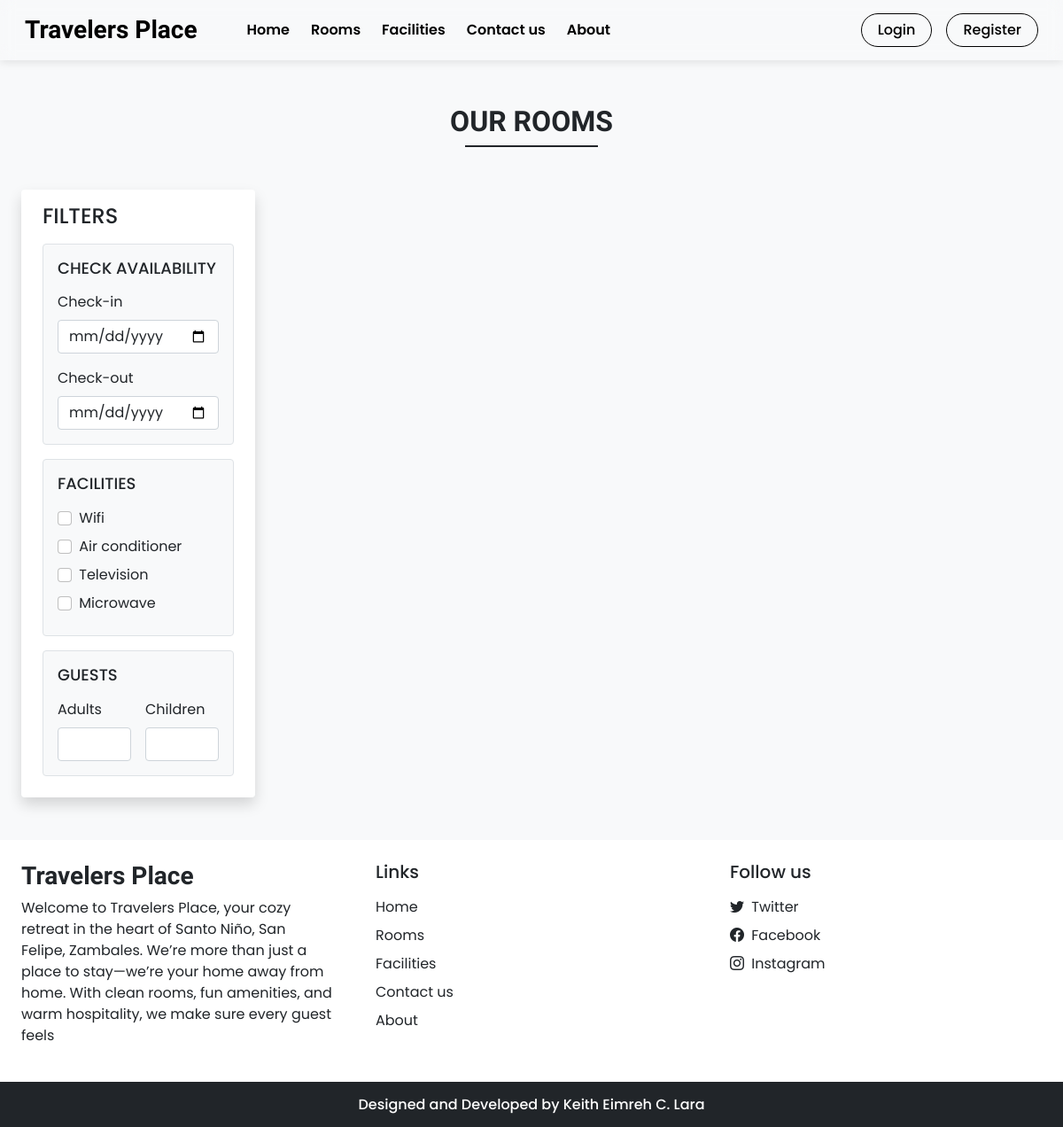
The page /rooms.php on the database its author committed.
### tables this page shows
CREATE TABLE `settings` (
  `sr_no` int(11) NOT NULL AUTO_INCREMENT,
  `site_title` varchar(50) NOT NULL,
  `site_about` varchar(250) NOT NULL,
  `shutdown` tinyint(1) NOT NULL,
  PRIMARY KEY (`sr_no`)
);

CREATE TABLE `facilities` (
  `id` int(11) NOT NULL AUTO_INCREMENT,
  `icon` varchar(100) NOT NULL,
  `name` varchar(50) NOT NULL,
  `description` varchar(250) NOT NULL,
  PRIMARY KEY (`id`)
);

### admin/inc/db_config.php (called while the page is built, shortened)
<?php
  function selectAll($table)
  {
    $con = $GLOBALS['con'];
    $res = mysqli_query($con,"SELECT * FROM $table");
    return $res;
  }
  function select($sql,$values,$datatypes)
  {
    $con = $GLOBALS['con'];
    if($stmt = mysqli_prepare($con,$sql))
    {
      if(!empty($values)){
        mysqli_stmt_bind_param($stmt,$datatypes,...$values);
      }
      if(mysqli_stmt_execute($stmt)){
        $res = mysqli_stmt_get_result($stmt);
        return $res;
      }
      else{
        mysqli_stmt_close($stmt);
        die("Query cannot be executed - Select");
      }
    }
    else{
      die("Query cannot be prepared - Select");
    }
  }
?>

### rooms.php (the view, shortened to what this page needs)
<!DOCTYPE html>
<html lang="en">
<head>
  <?php require('inc/links.php'); ?>
</head>
<body class="bg-light">
  <?php
    require('inc/header.php');
    $checkin_default="";
    $checkout_default="";
    $adult_default="";
    $children_default="";
  ?>
  <div class="my-5 px-4">
    <h2 class="fw-bold h-font text-center">OUR ROOMS</h2>
    <div class="h-line bg-dark"></div>
  </div>
  <div class="container-fluid">
    <div class="row">
      <div class="col-lg-3 col-md-12 mb-lg-0 mb-4 ps-4">
        <nav class="navbar navbar-expand-lg navbar-light bg-white rounded shadow">
          <div class="container-fluid flex-lg-column align-items-stretch">
            <h4 class="mt-2">FILTERS</h4>
            <div class="collapse navbar-collapse flex-column align-items-stretch mt-2" id="filterDropdown">
              <div class="border bg-light p-3 rounded mb-3">
                <h5 class="d-flex align-items-center justify-content-between mb-3" style="font-size: 18px;">
                  <span>CHECK AVAILABILITY</span>
                </h5>
                <label class="form-label">Check-in</label>
                <input type="date" class="form-control shadow-none mb-3" value="<?php echo $checkin_default ?>" id="checkin" onchange="chk_avail_filter()">
                <label class="form-label">Check-out</label>
                <input type="date" class="form-control shadow-none" value="<?php echo $checkout_default ?>"  id="checkout" onchange="chk_avail_filter()">
              </div>
              <div class="border bg-light p-3 rounded mb-3">
                <h5 class="d-flex align-items-center justify-content-between mb-3" style="font-size: 18px;">
                  <span>FACILITIES</span>
                </h5>
                <?php
                  $facilities_q = selectAll('facilities');
                  while($row = mysqli_fetch_assoc($facilities_q))
                  {
                    echo<<<facilities
                      <div class="mb-2">
                        <input type="checkbox" onclick="fetch_rooms()" name="facilities" value="$row[id]" class="form-check-input shadow-none me-1" id="$row[id]">
                        <label class="form-check-label" for="$row[id]">$row[name]</label>
                      </div>
                    facilities;
                  }
                ?>
              </div>
              <div class="border bg-light p-3 rounded mb-3">
                <h5 class="d-flex align-items-center justify-content-between mb-3" style="font-size: 18px;">
                  <span>GUESTS</span>
                </h5>
                <div class="d-flex">
                  <div class="me-3">
                    <label class="form-label">Adults</label>
                    <input type="number" min="1" id="adults" value="<?php echo $adult_default ?>" oninput="guests_filter()" class="form-control shadow-none">
                  </div>
                  <div>
                    <label class="form-label">Children</label>
                    <input type="number" min="1" id="children" value="<?php echo $children_default ?>" oninput="guests_filter()" class="form-control shadow-none">
                  </div>
                </div>
              </div>
            </div>
          </div>
        </nav>
      </div>
      <div class="col-lg-9 col-md-12 px-4" id="rooms-data">
      </div>
    </div>
  </div>
  <?php require('inc/footer.php'); ?>
</body>
</html>

### inc/header.php (shortened to what this page needs)
<nav id="nav-bar" class="navbar navbar-expand-lg navbar-dark px-lg-3 py-lg-2 fixed-top">
  <div class="container-fluid">
    <a class="navbar-brand me-5 fw-bold fs-3 h-font" href="index.php"><?php echo $settings_r['site_title'] ?></a>
    <div class="collapse navbar-collapse" id="navbarSupportedContent">
      <ul class="navbar-nav me-auto mb-2 mb-lg-0">
        <li class="nav-item">
          <a class="nav-link me-2" href="index.php">Home</a>
        </li>
        <li class="nav-item">
          <a class="nav-link me-2" href="rooms.php">Rooms</a>
        </li>
        <li class="nav-item">
          <a class="nav-link me-2" href="facilities.php">Facilities</a>
        </li>
        <li class="nav-item">
          <a class="nav-link me-2" href="contact.php">Contact us</a>
        </li>
        <li class="nav-item">
          <a class="nav-link" href="about.php">About</a>
        </li>
      </ul>
      <div class="d-flex">
        <?php
          if(isset($_SESSION['login']) && $_SESSION['login']==true)
          {
            $path = USERS_IMG_PATH;
            echo<<<data
              <div class="d-flex align-items-center">
                <div class="dropdown me-3">
                  <a class="position-relative text-dark" href="#" role="button" id="notificationDropdown" data-bs-toggle="dropdown" aria-expanded="false">
                    <i class="bi bi-bell fs-5"></i>
                    <span id="notification-badge" class="position-absolute top-0 start-100 translate-middle badge rounded-pill bg-danger" style="display: none; font-size: 0.6rem;">
                      0
                    </span>
                  </a>
                  <ul class="dropdown-menu dropdown-menu-end" aria-labelledby="notificationDropdown">
                    <li><h6 class="dropdown-header">Notifications</h6></li>
                    <li><hr class="dropdown-divider m-0"></li>
                    <div id="notification-dropdown" style="max-height: 300px; overflow-y: auto;">
                      <div class="dropdown-item text-center text-muted py-3">Loading notifications...</div>
                    </div>
                    <li><hr class="dropdown-divider m-0"></li>
                    <li><a class="dropdown-item text-center text-primary" href="user/notifications.php" onclick="var dropdown = bootstrap.Dropdown.getInstance(document.getElementById('notificationDropdown')); if(dropdown) dropdown.hide();">View All Notifications</a></li>
                  </ul>
                </div>
                <div class="btn-group">
                  <button type="button" class="btn btn-outline-dark shadow-none dropdown-toggle" data-bs-toggle="dropdown" data-bs-display="static" aria-expanded="false">
                    <img src="$path$_SESSION[uPic]" style="width: 25px; height: 25px;" class="me-1 rounded-circle">
                    $_SESSION[uName]
                  </button>
                <ul class="dropdown-menu dropdown-menu-lg-end">
                  <li><a class="dropdown-item" href="profile.php">Profile</a></li>
                  <li><a class="dropdown-item" href="bookings.php">Bookings</a></li>
                  <li><a class="dropdown-item" href="notifications.php">Notifications <span id="notification-badge-menu" class="badge bg-danger ms-2">0</span></a></li>
                  <li><a class="dropdown-item" id="logout-link" href="logout.php">Logout</a></li>
                </ul>
              </div>
            data;
          }
          else
          {
            echo<<<data
              <button type="button" class="btn btn-auth shadow-none me-lg-3 me-2" data-bs-toggle="modal" data-bs-target="#loginModal">
                Login
              </button>
              <button type="button" class="btn btn-auth shadow-none" data-bs-toggle="modal" data-bs-target="#registerModal">
                Register
              </button>
            data;
          }
        ?>
      </div>
    </div>
  </div>
</nav>

### inc/footer.php (shortened to what this page needs)
<footer>
<div class="container-fluid bg-white mt-5">
  <div class="row">
    <div class="col-lg-4 p-4">
      <h3 class="h-font fw-bold fs-3 mb-2"><?php echo $settings_r['site_title'] ?></h3>
      <p>
        <?php echo $settings_r['site_about'] ?>
      </p>
    </div>
    <div class="col-lg-4 p-4">
      <h5 class="mb-3">Links</h5>
      <a href="index.php" class="d-inline-block mb-2 text-dark text-decoration-none">Home</a> <br>
      <a href="rooms.php" class="d-inline-block mb-2 text-dark text-decoration-none">Rooms</a> <br>
      <a href="facilities.php" class="d-inline-block mb-2 text-dark text-decoration-none">Facilities</a> <br>
      <a href="contact.php" class="d-inline-block mb-2 text-dark text-decoration-none">Contact us</a> <br>
      <a href="about.php" class="d-inline-block mb-2 text-dark text-decoration-none">About</a>
    </div>
    <div class="col-lg-4 p-4">
        <h5 class="mb-3">Follow us</h5>
        <?php
          if($contact_r['tw']!=''){
            echo<<<data
              <a href="$contact_r[tw]" class="d-inline-block text-dark text-decoration-none mb-2">
                <i class="bi bi-twitter me-1"></i> Twitter
              </a><br>
            data;
          }
        ?>
        <a href="<?php echo $contact_r['fb'] ?>" class="d-inline-block text-dark text-decoration-none mb-2">
          <i class="bi bi-facebook me-1"></i> Facebook
        </a><br>
        <a href="<?php echo $contact_r['insta'] ?>" class="d-inline-block text-dark text-decoration-none">
          <i class="bi bi-instagram me-1"></i> Instagram
        </a><br>
    </div>
  </div>
</div>
<h6 class="text-center bg-dark text-white p-3 m-0">Designed and Developed by Keith Eimreh C. Lara</h6>
</footer>

### css/common.css (style rules this page uses)
:root { --teal: #2ec1ac; --teal_hover: #279e8c; }
* { font-family: 'Poppins', sans-serif; }
.h-font { font-family: 'Merienda', cursive; }
input[type=number] { -moz-appearance: textfield; }
.h-line { width: 150px; margin: 0 auto; height: 1.7px; }
#nav-bar { transition: all 0.3s ease; backdrop-filter: blur(8px); -webkit-backdrop-filter: blur(8px); }
body { padding-top: 70px; }
.navbar-light-mode { background: rgba(255, 255, 255, 0) !important; backdrop-filter: blur(10px); -webkit-backdrop-filter: blur(10px); box-shadow: 0 2px 10px rgba(0, 0, 0, 0.1); }
.navbar-light-mode .nav-link, .navbar-light-mode .navbar-brand, #nav-bar.navbar-light-mode .nav-link, #nav-bar.navbar-light-mode .navbar-brand { color: #000 !important; font-weight: 600 !important; text-shadow: none; }
.btn-auth { border-radius: 50px; padding: 6px 18px; font-weight: 500; background: transparent; transition: all 0.3s ease; }
.navbar-light-mode .btn-auth, #nav-bar.navbar-light-mode .btn-auth { border: 1px solid #000; color: #000; box-shadow: 0 0 10px rgba(0, 0, 0, 0.1); }

### rows shown on the page
settings: site_title "Travelers Place", site_about "Welcome to Travelers Place, your cozy retreat in the heart of Santo Niño, San Felipe, Zambales. We’re more than just a place to stay—we’re your home away from home. With clean rooms, fun amenities, and warm hospitality, we make sure every guest feels"
facilities: name "Wifi"
facilities: name "Air conditioner"
facilities: name "Television"
facilities: name "Microwave"
